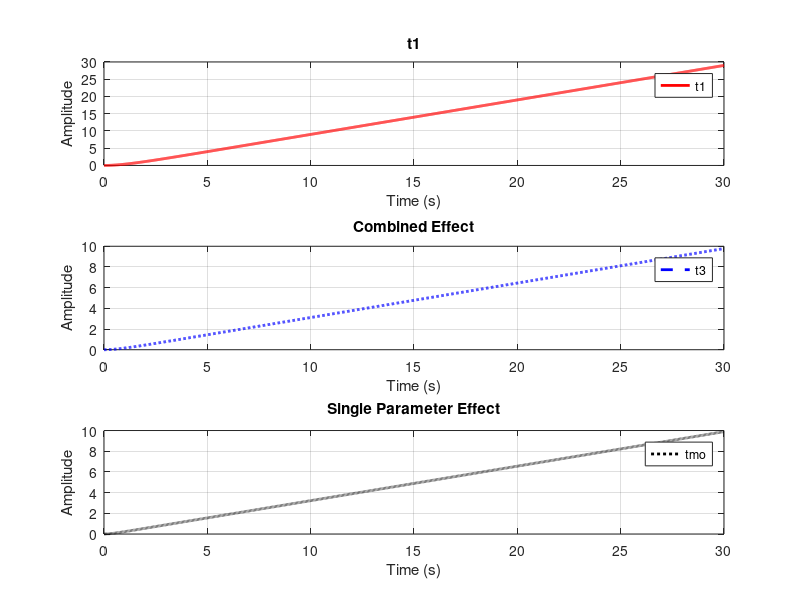

Source code (MATLAB): (Note: this script raises an error after producing the figure.)
%%                              Case 02
%                           G(s) = 1 / (ms^2 + bs)

% num2 = 1;
% den2 = [m b 0];
% G2 = tf(num2,den2);

num2 = 1;

% -------------------- t1 --------------------
% m = 1 , b = 1
den2_1 = [1 1 0];

% ---------------- Combined Effect ----------------

% t2 : Increase Mass and Damping
% den2_2 = [3 2 0];

% t3 : Increase Damping and Mass
den2_2 = [2 3 0];

% --------------- Single Parameter Effect ---------------

% tmo : Only Damping Changes (m constant)
den2_3 = [1 3 0];

% tbo : Only Mass Changes (b constant)
% den2_3 = [3 1 0];

% Transfer Functions

G2_1 = tf(num2,den2_1);
disp('t1 Poles')
p1 = pole(G2_1)

G2_2 = tf(num2,den2_2);
disp('t3 Poles')
p3 = pole(G2_2)

G2_3 = tf(num2,den2_3);
disp('tmo Poles')
pmo = pole(G2_3)

% Time

t = 0:0.01:30;

% Responses
% 
[y1s,t1s] = step(G2_1,t);
[y2s,t2s] = step(G2_2,t);
[y3s,t3s] = step(G2_3,t);

% [y1i,t1i] = impulse(G2_1,t);
% [y2i,t2i] = impulse(G2_2,t);
% [y3i,t3i] = impulse(G2_3,t);

% Plot

figure(2)

subplot(3,1,1)

plot(t1s,y1s,'r','LineWidth',2)
% plot(t1i,y1i,'r','LineWidth',2)

title('t1')
xlabel('Time (s)')
ylabel('Amplitude')
legend('t1','Location','best')
grid on

subplot(3,1,2)

plot(t2s,y2s,'b--','LineWidth',2)
% plot(t2i,y2i,'b--','LineWidth',2)

title('Combined Effect')
xlabel('Time (s)')
ylabel('Amplitude')

% legend('t2','Location','best')
legend('t3','Location','best')

grid on

subplot(3,1,3)

plot(t3s,y3s,'k:','LineWidth',2)
% plot(t3i,y3i,'k:','LineWidth',2)

title('Single Parameter Effect')
xlabel('Time (s)')
ylabel('Amplitude')

legend('tmo','Location','best')
% legend('tbo','Location','best')

grid on

sgtitle('Case 02 : G(s) = 1 / (ms^2 + bs)')
 
